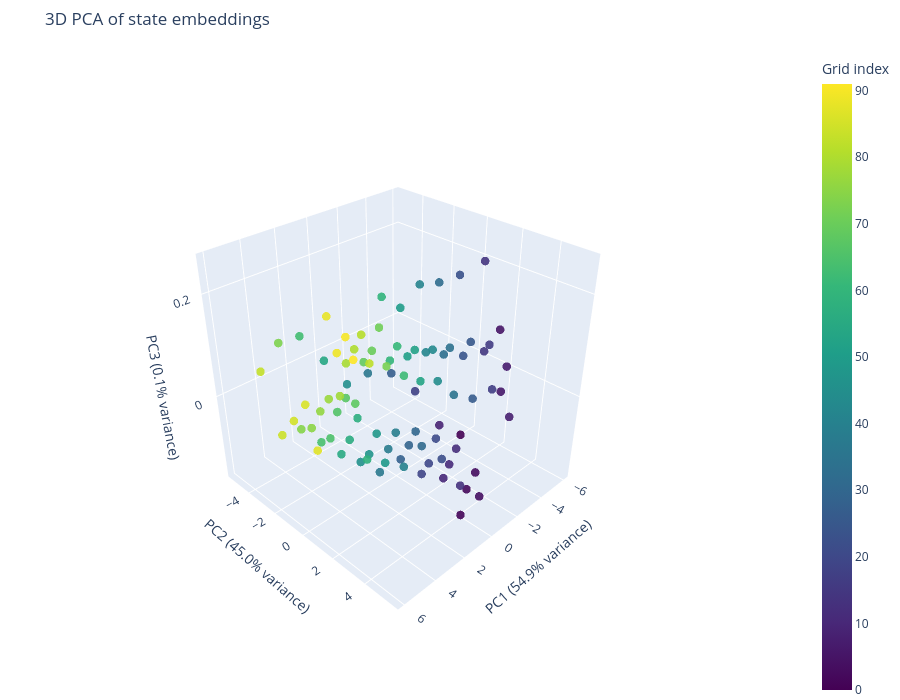

Notebook code cell kept with this figure:
### Markdown cell above
pas sep; ID; lr=1e-4:
Mean action-prediction standard deviation: 2.076162
Mean correct-action prediction error:      0.233907

pas sep; ID; lr=1e-3:
Mean action-prediction standard deviation: 0.817754
Mean correct-action prediction error:      0.122236

sep;ID; lr=1e-4:
Mean action-prediction standard deviation: 2.147270
Mean correct-action prediction error:      0.238167

sep;ID; lr=1e-3:
Mean action-prediction standard deviation: 1.146147
Mean correct-action prediction error:      0.133106

### Code cell
import numpy as np
import plotly.graph_objects as go

# Enumerate valid agent positions for the current environment configuration.
valid_positions = [
    (y, x_pos)
    for y in range(env.size)
    for x_pos in range(env.size)
    if env.valid_position(y, x_pos)
]

# Render and encode each position.
original_pos = env.agent_pos.copy()
images = []

for y, x_pos in valid_positions:
    env.agent_pos = np.array([y, x_pos], dtype=np.int64)
    images.append(env.render())

env.agent_pos = original_pos

images = torch.tensor(
    np.stack(images),
    dtype=torch.float32,
    device=device
).permute(0, 3, 1, 2)

model.eval()
with torch.no_grad():
    embeddings = model.encoder(images).cpu().numpy()

if view_all == 1:
    embeddings = embeddings
elif view_all == 0:
    embeddings = embeddings[:,:dim_local]
elif view_all == -1:
    embeddings = embeddings[:,dim_local:]

# PCA scores preserve each component's variance
centered = embeddings - embeddings.mean(axis=0, keepdims=True)
u, singular_values, vh = np.linalg.svd(centered, full_matrices=False)

pca_3d = centered @ vh[:3].T
explained = singular_values[:3] ** 2 / np.sum(singular_values ** 2)

fig = go.Figure(
    data=[
        go.Scatter3d(
            x=pca_3d[:, 0],
            y=pca_3d[:, 1],
            z=pca_3d[:, 2],
            mode="markers",
            marker=dict(
                size=5,
                color=np.arange(len(valid_positions)),
                colorscale="Viridis",
                opacity=0.9,
                showscale=True,
                colorbar=dict(title="Grid index")
            ),
            hoverinfo="none"
        )
    ]
)

fig.update_layout(
    title="3D PCA of state embeddings",
    width=900,
    height=700,
    scene=dict(
        xaxis_title=f"PC1 ({explained[0]:.1%} variance)",
        yaxis_title=f"PC2 ({explained[1]:.1%} variance)",
        zaxis_title=f"PC3 ({explained[2]:.1%} variance)",
        camera=dict(
            eye=dict(x=1.8, y=1.8, z=1.6)
        ),
        dragmode="orbit",
    ),
    margin=dict(l=0, r=0, b=0, t=50),
)

fig.show()

### Figure 1 — Plotly figure (JSON) as saved in the notebook; plotly's stock layout.template omitted (floating-point values rounded to 4 significant figures)
{"data": [{"hoverinfo": "none", "marker": {"color": [0, 1, 2, 3, 4, 5, 6, 7, 8, 9, 10, 11, 12, 13, 14, 15, 16, 17, 18, 19, 20, 21, 22, 23, 24, 25, 26, 27, 28, 29, 30, 31, 32, 33, 34, 35, 36, 37, 38, 39, 40, 41, 42, 43, 44, 45, 46, 47, 48, 49, 50, 51, 52, 53, 54, 55, 56, 57, 58, 59, 60, 61, 62, 63, 64, 65, 66, 67, 68, 69, 70, 71, 72, 73, 74, 75, 76, 77, 78, 79, 80, 81, 82, 83, 84, 85, 86, 87, 88, 89, 90, 91], "colorbar": {"title": {"text": "Grid index"}}, "colorscale": [[0, "#440154"], [0.1111, "#482878"], [0.2222, "#3e4989"], [0.3333, "#31688e"], [0.4444, "#26828e"], [0.5556, "#1f9e89"], [0.6667, "#35b779"], [0.7778, "#6ece58"], [0.8889, "#b5de2b"], [1, "#fde725"]], "opacity": 0.9, "showscale": true, "size": 5}, "mode": "markers", "type": "scatter3d", "x": [2.287, 1.396, 0.4301, -0.492, -1.496, -3.175, -4.169, -5.058, -6.023, 2.708, 1.752, 0.7705, -0.1214, -1.053, -2.825, -3.743, -4.63, -5.548, 3.138, 2.154, 1.22, 0.3117, -0.6338, -2.365, -3.351, -4.316, -5.156, 3.538, 2.551, 1.601, 0.7237, -0.2011, -2.011, -2.951, -3.839, -4.711, 3.937, 2.949, 2.007, 1.097, 0.1891, -1.637, -2.565, -3.488, -4.349, 4.316, 3.311, 2.397, 1.512, 0.5832, -1.284, -2.177, -3.098, -3.953, 4.712, 3.683, 2.787, 1.902, 1.005, -0.8764, -1.804, -2.719, -3.57, 5.149, 4.093, 3.203, 2.338, 1.423, 0.4721, -0.4838, -1.413, -2.332, -3.161, 5.572, 4.52, 3.594, 2.68, 1.783, 0.8215, -0.05712, -0.9939, -1.921, -2.762, 6.006, 4.983, 3.986, 2.978, 2.054, 0.4086, -0.578, -1.55, -2.389], "y": [5.565, 5.132, 4.674, 4.437, 4.051, 3.364, 3.009, 2.643, 2.416, 4.81, 4.369, 3.898, 3.564, 3.219, 2.572, 2.187, 1.848, 1.563, 3.871, 3.467, 3.09, 2.726, 2.365, 1.623, 1.279, 0.9668, 0.6719, 2.961, 2.58, 2.222, 1.852, 1.466, 0.7596, 0.4156, 0.08211, -0.2127, 2.04, 1.674, 1.327, 0.9595, 0.666, -0.05329, -0.3874, -0.7249, -1.036, 1.182, 0.8141, 0.4655, 0.1145, -0.2301, -0.9151, -1.237, -1.568, -1.874, 0.2709, -0.05642, -0.4127, -0.7485, -1.078, -1.724, -2.08, -2.424, -2.709, -0.6681, -0.9387, -1.299, -1.676, -2.012, -2.347, -2.638, -2.958, -3.314, -3.594, -1.581, -1.811, -2.165, -2.511, -2.859, -3.077, -3.471, -3.805, -4.214, -4.486, -2.465, -2.69, -2.982, -3.26, -3.65, -4.241, -4.681, -5.013, -5.357], "z": [0.07043, -0.1196, -0.09549, -0.08348, -0.1677, 0.1405, -0.005133, 0.02769, -0.1047, 0.08071, -0.05112, -0.05259, -0.04395, -0.1528, 0.2575, 0.07147, 0.06664, -0.04893, 0.1314, -0.05447, -0.05934, -0.03191, -0.1022, 0.2266, 0.0532, 0.06308, -0.07996, 0.1531, -0.03551, -0.0321, -0.02713, -0.08404, 0.2062, 0.04797, 0.04373, -0.07998, 0.1436, -0.07472, -0.05116, -0.0408, -0.1411, 0.1962, 0.04522, 0.03171, -0.05677, 0.1149, -0.06461, -0.07343, -0.05235, -0.1436, 0.1446, 0.02822, 0.02323, -0.06548, 0.148, -0.0593, -0.05287, -0.02906, -0.1459, 0.1596, 0.01093, 0.02291, -0.06103, 0.1824, -0.04456, -0.0603, -0.02614, -0.01785, -0.05245, 0.01831, 0.02363, 0.05534, -0.04801, 0.1622, -0.02677, -0.04811, -0.03489, -0.02985, -0.04317, 0.008137, 0.01948, 0.03169, -0.05031, 0.1015, -0.04866, -0.0419, -0.02938, -0.1593, 0.1019, 0.003146, 0.01941, -0.05057]}], "layout": {"height": 700, "margin": {"b": 0, "l": 0, "r": 0, "t": 50}, "scene": {"camera": {"eye": {"x": 1.8, "y": 1.8, "z": 1.6}}, "dragmode": "orbit", "xaxis": {"title": {"text": "PC1 (54.9% variance)"}}, "yaxis": {"title": {"text": "PC2 (45.0% variance)"}}, "zaxis": {"title": {"text": "PC3 (0.1% variance)"}}}, "title": {"text": "3D PCA of state embeddings"}, "width": 900}}
